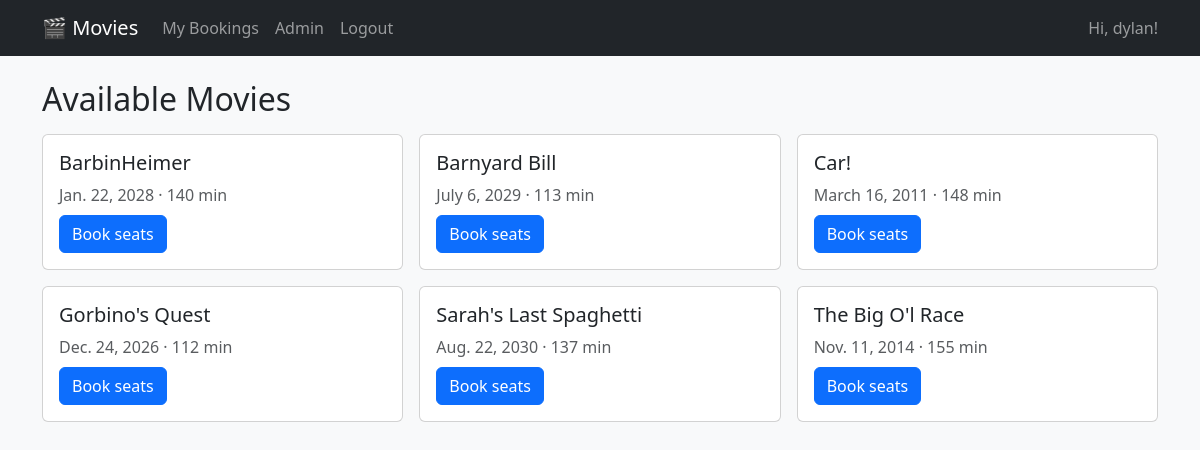
The app's page / (signed in) with its own data.
### bookings/models.py (models this page shows, shortened)
class Movie(models.Model):
    title = models.CharField(max_length=200)
    description = models.TextField(blank=True)
    release_date = models.DateField()
    duration = models.PositiveIntegerField(help_text="Duration in minutes")

### bookings/views.py (the view)
# urls.py: path('', movie_list, name='movie_list'),         # Homepage is movie list
def movie_list(request):
    movies = Movie.objects.all().order_by('title')
    return render(request, 'bookings/movie_list.html', {'movies': movies})

### bookings/templates/bookings/movie_list.html (shortened to what this page needs)
{% extends 'bookings/base.html' %}
{% block content %}
<h2 class="mb-3">Available Movies</h2>
<div class="row g-3">
  {% for m in movies %}
  <div class="col-md-6 col-lg-4">
    <div class="card h-100">
      <div class="card-body">
        <h5 class="card-title">{{ m.title }}</h5>
        <p class="card-text text-muted mb-2">
          {{ m.release_date }} · {{ m.duration }} min
        </p>
        <a class="btn btn-primary" href="{% url 'book_seat' m.id %}">Book seats</a>
      </div>
    </div>
  </div>
  {% empty %}
    <p>No movies yet. Add some in Admin.</p>
  {% endfor %}
</div>
{% endblock %}

### bookings/templates/bookings/base.html (shortened to what this page needs)
<!doctype html>
<html lang="en">
<head>
  <link href="https://cdn.jsdelivr.net/npm/bootstrap@5.3.3/dist/css/bootstrap.min.css" rel="stylesheet">
</head>
<body class="bg-light">
  <nav class="navbar navbar-expand-lg navbar-dark bg-dark mb-4">
    <div class="container">
      <a class="navbar-brand" href="{% url 'movie_list' %}">🎬 Movies</a>
      <div class="navbar-nav">
        <a class="nav-link" href="{% url 'booking_history' %}">My Bookings</a>
        {% if request.user.is_authenticated and request.user.is_staff %}
          <a class="nav-link" href="{% url 'admin:index' %}">Admin</a>
        {% else %}
        <a class="nav-link" href="{% url 'admin:login' %}?next=/djadmin/">Admin</a>
        {% endif %}
        {% if request.user.is_authenticated %}
          <a class="nav-link" href="{% url 'logout' %}?next=/">Logout</a>
        {% else %}
          <a class="nav-link" href="{% url 'login' %}?next=/">Login</a>
          <a class="nav-link" href="{% url 'signup' %}">Create account</a>
        {% endif %}
      </div>
      <span class="navbar-text ms-auto">
        {% if request.user.is_authenticated %}Hi, {{ request.user.username }}!{% else %}Not signed in{% endif %}
      </span>
    </div>
  </nav>
<main class="container">
  {% block content %}{% endblock %}
</main>
</body>
</html>

### records on screen
Movie: title "BarbinHeimer", release_date "Jan. 22, 2028", duration "140"
Movie: title "Barnyard Bill", release_date "July 6, 2029", duration "113"
Movie: title "Car!", release_date "March 16, 2011", duration "148"
Movie: title "Gorbino's Quest", release_date "Dec. 24, 2026", duration "112"
Movie: title "Sarah's Last Spaghetti", release_date "Aug. 22, 2030", duration "137"
Movie: title "The Big O'l Race", release_date "Nov. 11, 2014", duration "155"

### other values on screen
{{ request.user.username }} "dylan"
